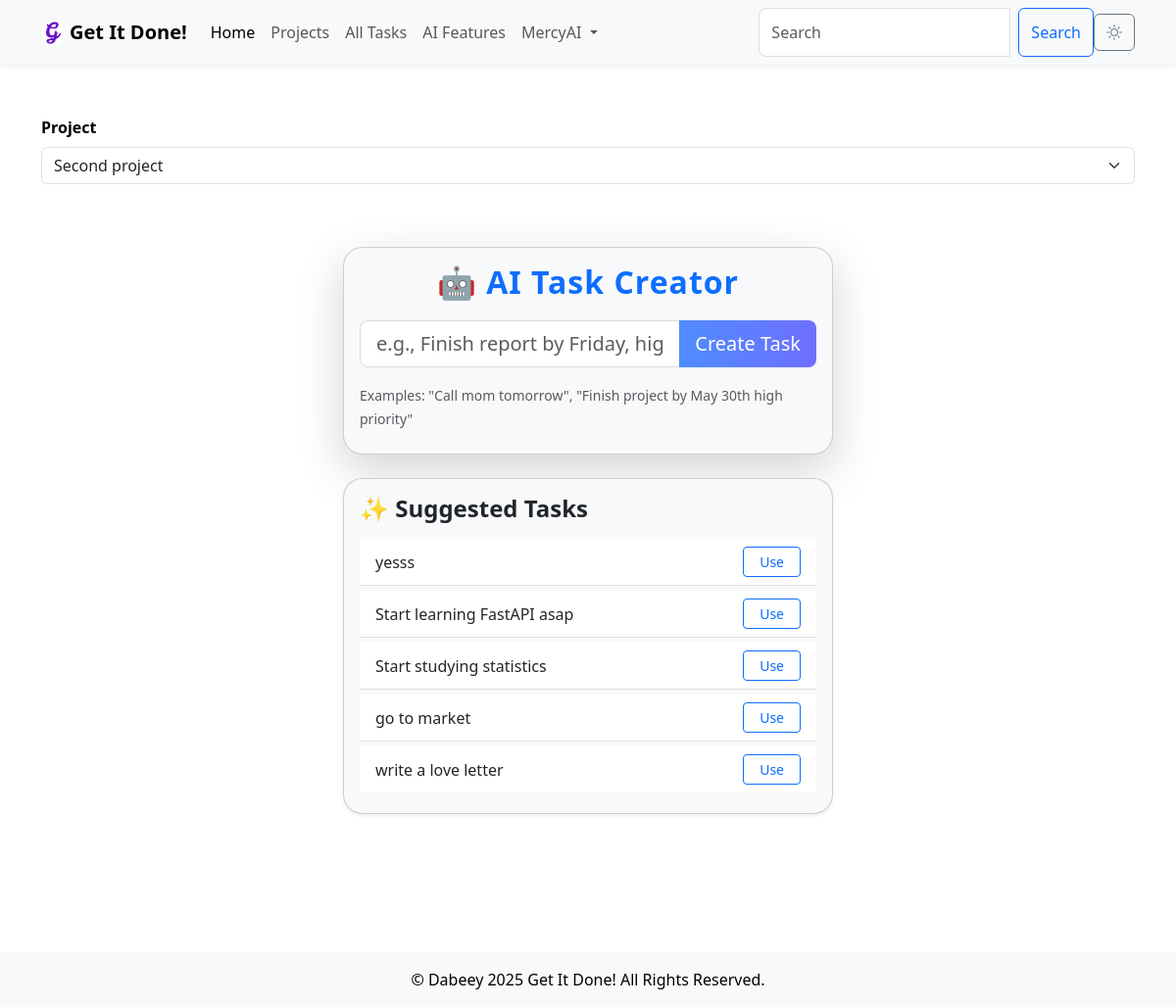
Before: /ai (signed in) with the older database file.
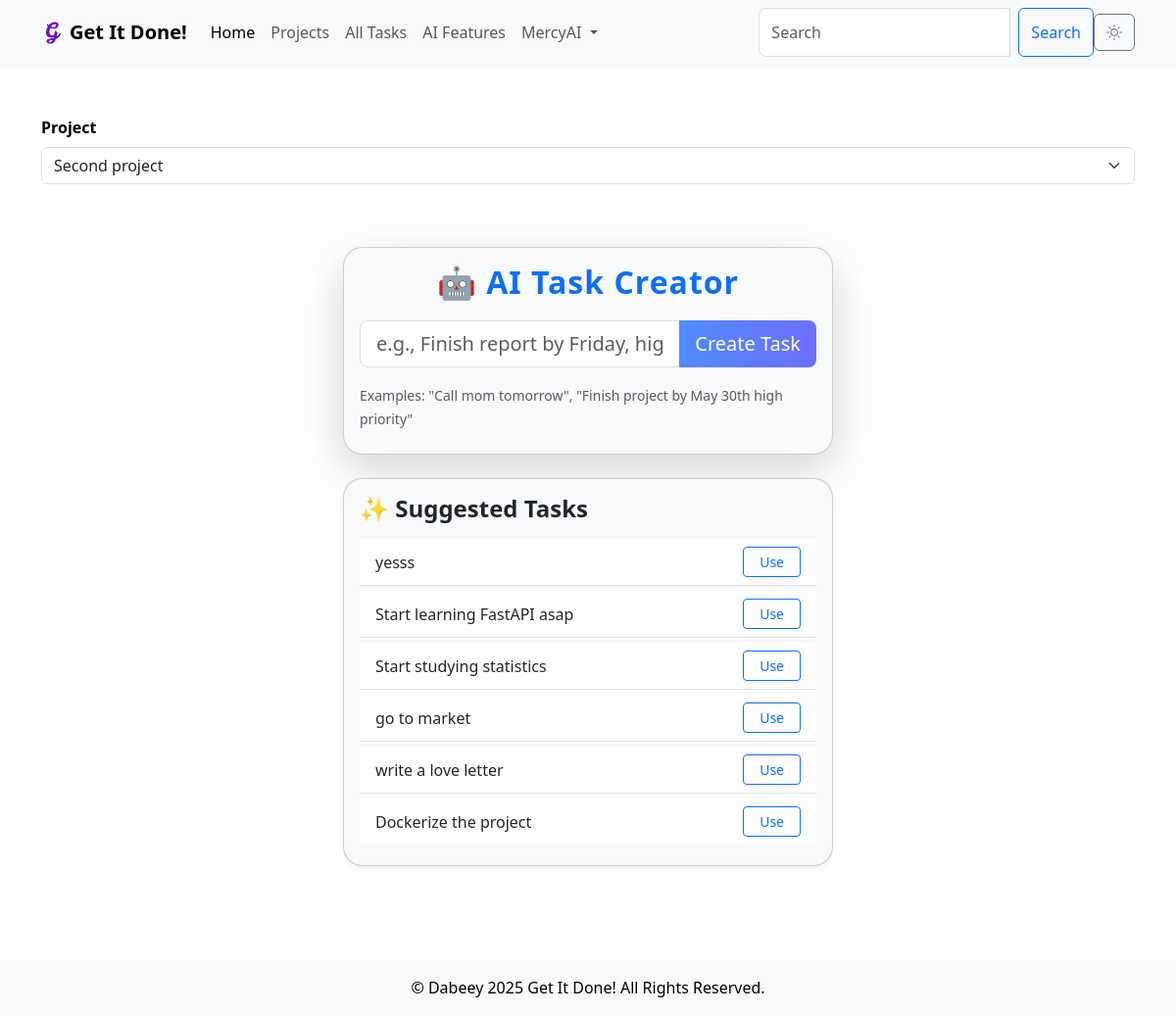
After: the same page with the newer database file.
### models.py (models this page shows, shortened)
class Task(db.Model):
    id = db.Column(db.Integer, primary_key=True)
    title = db.Column(db.String(200), nullable=False)
    description = db.Column(db.Text, nullable=True)
    due_date = db.Column(db.DateTime, nullable=True)
    created_at = db.Column(db.DateTime, default=db.func.current_timestamp())
    updated_at = db.Column(db.DateTime, default=db.func.current_timestamp(), onupdate=db.func.current_timestamp())
    priority = db.Column(Enum(PriorityLevel), nullable=False)
    status = db.Column(Enum(TaskStatus), nullable=False)
    deleted_at = db.Column(db.DateTime, nullable=True)
    user_id = db.Column(db.Integer, db.ForeignKey('user.id'), nullable=False, index=True)
    project_id = db.Column(db.Integer, db.ForeignKey('project.id'), nullable=True, index=True)  # Link to Project

### main.py (the view)
@csrf.exempt
@app.route('/ai', methods=['GET', 'POST'])
@login_required
def ai():
    user_tasks = Task.query.filter_by(user_id=current_user.id).all()
    suggestions = [task.title for task in user_tasks if task.status != TaskStatus.Done]
    projects = Project.query.filter_by(owner_id=current_user.id).all()
    return render_template('ai.html', suggestions=suggestions, projects=projects)

### main.py (called while the page is built)
@login_manager.user_loader
def load_user(user_id):
    return User.query.get(int(user_id))

### templates/ai.html (shortened to what this page needs)
{% extends 'base.html' %}
{% block content %}
<div class="mb-3">
    <label for="project-select" class="form-label fw-semibold">Project</label>
    <select id="project-select" class="form-select">
        {% for project in projects %}
        <option value="{{ project.id }}">{{ project.name }}</option>
        {% endfor %}
    </select>
</div>
<div class="container py-5 d-flex flex-column align-items-center" style="min-height: 90vh;">
    <div id="alert-container" class="position-fixed top-0 end-0 p-3" style="z-index: 1050;"></div>
    <div class="card shadow-lg mb-4" style="max-width: 500px; width: 100%;">
        <div class="card-body">
            <h2 class="card-title text-center mb-3" style="font-weight: 700; letter-spacing: 1px;">
                <span class="text-primary">🤖 AI Task Creator</span>
            </h2>
            <form onsubmit="event.preventDefault(); createTaskNLP();">
                <div class="input-group input-group-lg mb-3">
                    <input type="text" id="nlp-task-input" class="form-control rounded-start"
                        placeholder="e.g., Finish report by Friday, high priority" autocomplete="off">
                    <button id="nlp-task-button" type="submit" class="btn btn-gradient-primary rounded-end">
                        <span id="btn-text">Create Task</span>
                    </button>
                </div>
            </form>
            <div class="mb-2">
                <small class="text-muted">Examples: "Call mom tomorrow", "Finish project by May 30th high priority"</small>
            </div>
        </div>
    </div>
    <div class="card shadow-sm" style="max-width: 500px; width: 100%;">
        <div class="card-body">
            <h4 class="card-title mb-3" style="font-weight: 600;">✨ Suggested Tasks</h4>
            <div id="suggestions-container">
                {% if suggestions %}
                <ul class="list-group list-group-flush">
                    {% for suggestion in suggestions %}
                    <li class="list-group-item d-flex justify-content-between align-items-center">
                        <span>{{ suggestion }}</span>
                        <button class="btn btn-outline-primary btn-sm px-3"
                                onclick="useSuggestion('{{ suggestion }}')">
                            Use
                        </button>
                    </li>
                    {% endfor %}
                </ul>
                {% else %}
                <p class="text-muted mb-0">No suggestions available. Complete some tasks to get suggestions.</p>
                {% endif %}
            </div>
        </div>
    </div>
</div>
{% endblock %}

Changed rows visible on the page:
added Task: title "Dockerize the project"
